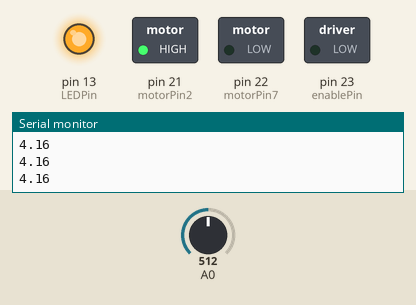
Bench run of a sketch on a simulated Arduino Mega 2560, built with avr-gcc and run on an emulated ATmega2560. On the bench: switched loads named in the sketch (green lamp = pin HIGH), output pins drawn as LEDs (lit = HIGH), the last lines printed to the serial monitor. Inputs (shaded band) come from the test bench; at power-on: A0 = 512.

Above: at 1.2 s.
1.3 s: A0 set to 679
2.8 s: A0 set to 707
At 4.2 s:
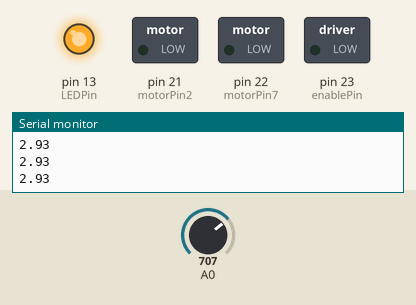
4.5 s: A0 set to 511
At 5.7 s:
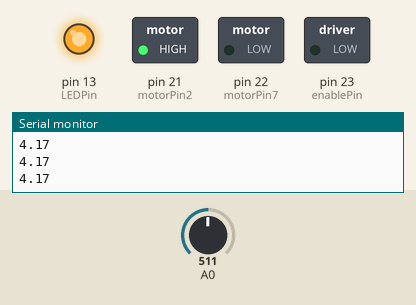
6.0 s: A0 set to 716
At 6.4 s:
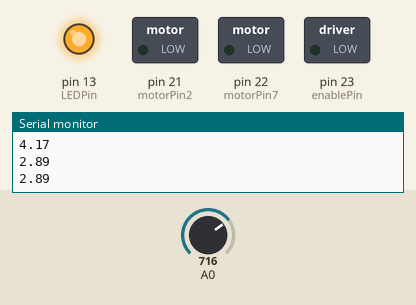
Timing chart, 0 to 8.5 s (numbered marks = the images above; inputs shaded):
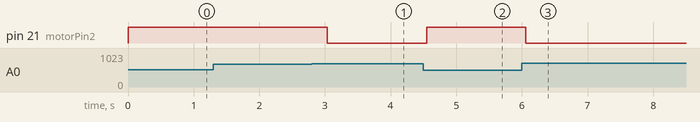

The sketch:

H-bridge_v3_ERamirez_2-8-18.ino
```cpp
// This is the code for slot car using H-bridge (L293D) & Teensy 3.2
// written by Edward Ramirez

// define variables

// IR sensor
int sensorValue;
float Distance;

//LEDs
int LEDPin = 13;

// H-bridge & motor Pins
int motorPin2 = 21;  // H-bridge leg 1 pin 3--> Teensy Pin 2
int motorPin7 = 22;  // H-bridge leg 2 pin 6--> Teensy Pin 3
int enablePin = 23;  // H-bridge enable Pin 1 --> Teensy Pin 23 x
//int pwmVal;


void setup() {
  // define distance to zero
  Distance = 0;

  // define H-bridge pins
  pinMode(motorPin2, OUTPUT);
  pinMode(motorPin7, OUTPUT);
  pinMode(enablePin, OUTPUT);

  // digital write
  digitalWrite(enablePin, HIGH);

  // enablepin --> will turn motor on
  digitalWrite(enablePin, HIGH);

  // baud rate. May have to change the frequency...
  Serial.begin(9600);
  pinMode(LEDPin, OUTPUT);
  digitalWrite(LEDPin, HIGH);
}

void loop() {

  // read the input on analog pin 0:
  // set sensorValue = 0
  sensorValue = 0;
  // loop for sensor
  for (int x = 0; x < 16; x++) {
    sensorValue = sensorValue + analogRead(A0);
  }
  // shift the register
  sensorValue = sensorValue >> 4;
  // pow function for experimental data
  Distance = pow((sensorValue / 1895.9), -1.089);

  // loop for H-bridge
  //pwmVal = map(sensorValue, 2, 10, 25, 255);

  ///////////////////////////////////////////////////////////////
  // motor --> PWM

  // write to each motor leg
  digitalWrite(motorPin2, HIGH);
  digitalWrite(motorPin7, LOW);

  // set 450 as cutout or cut in the limit
  // note: PWM need to be modified

  if (Distance > 10) {
    //pwmVal = 0;
    Serial.println(Distance);
    analogWrite(enablePin, 80);
  }
  else if ( Distance > 9 && Distance <=10){
    analogWrite(enablePin, 70);
  }
  else if ( Distance > 8 && Distance <= 9){
    analogWrite(enablePin, 60);
  }
  else if (Distance > 7 && Distance <= 8){
    analogWrite(enablePin, 50);
  }
  else if (Distance > 6 && Distance <= 7){
    analogWrite(enablePin, 40);
  }
  else if (Distance > 5 && Distance <= 6){
    analogWrite(enablePin, 40);
  }
  else if (Distance > 4 && Distance <= 5){
    analogWrite(enablePin, 40);
  }
   else if (Distance > 3 && Distance <= 4){
    analogWrite(enablePin, 40);
  }
  else {
    digitalWrite(motorPin2, LOW);
    digitalWrite(motorPin7, LOW);
    analogWrite(enablePin, 0);
  }
  // for printing
  Serial.print(Distance);
  Serial.println("");
  delay(250);
}
```

Measured:
- the behaviour switches between 691 and 692 on A0 (found by bisection; images 0 and 1)
- after the input at 2.8 s, pin 21 (motorPin2): HIGH → LOW after 0.23 s
- after the input at 4.5 s, pin 21 (motorPin2): LOW → HIGH after 0.05 s
- after the input at 6.0 s, pin 21 (motorPin2): HIGH → LOW after 0.06 s
